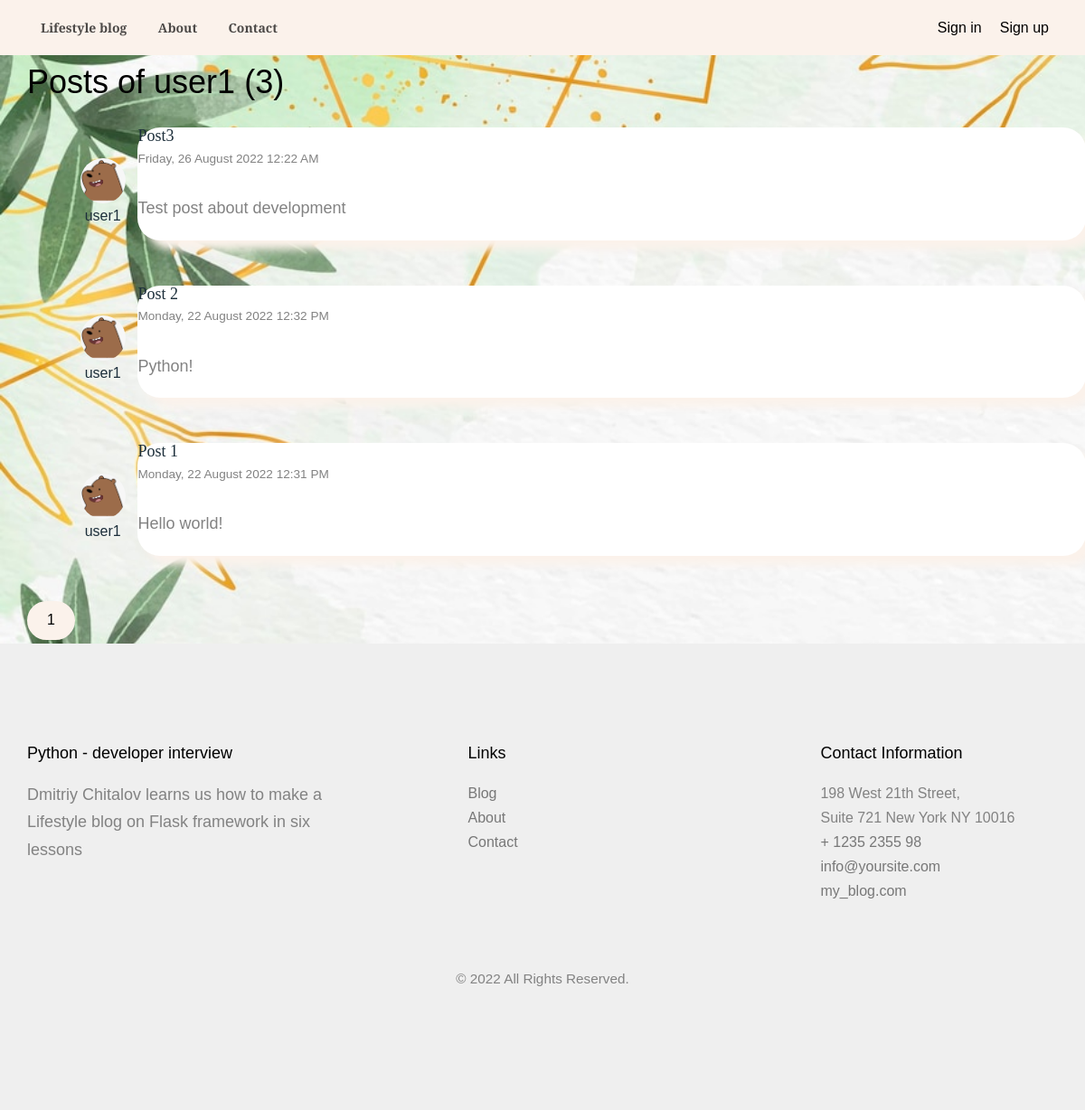
Screenshot of /user/user1 with the database file from the repository.
### flask_blog/models.py (models this page shows, shortened)
class User(db.Model, UserMixin):
    id = db.Column(db.Integer, primary_key=True)
    username = db.Column(db.String(20), unique=True, nullable=False)
    email = db.Column(db.String(120), unique=True, nullable=False)
    image_file = db.Column(db.String(20), nullable=False,
                            default='default.png')
    password = db.Column(db.String(60), nullable=False)
    posts = db.relationship('Post', backref='author', lazy=True)

class Post(db.Model):
    id = db.Column(db.Integer, primary_key=True)
    title = db.Column(db.String(100), nullable=False)
    date_posted = db.Column(db.DateTime, nullable=False,
                            default=datetime.utcnow)
    content = db.Column(db.Text, nullable=False)
    user_id = db.Column(db.Integer, db.ForeignKey('user.id'),
						nullable=False)

### flask_blog/users/routes.py (the view)
@users.route("/user/<string:username>")
def user_posts(username):
    page = request.args.get('page', 1, type=int)
    user = User.query.filter_by(username=username).first_or_404()
    posts = Post.query.filter_by(author=user)\
        .order_by(Post.date_posted.desc())\
        .paginate(page=page, per_page=5)
    return render_template('user_posts.html', posts=posts, user=user)

### flask_blog/templates/user_posts.html (shortened to what this page needs)
{% extends "layout.html" %}
{% block content %}
    <h1 class="mb-3" style="margin-top: 10px;">Posts of {{ user.username }} ({{ posts.total }})</h1>
    {% for post in posts.items %}
    <div class="container" style="display: flex; justify-content: space-between; margin: 30px;">
      <article class="media" style="display: flex; flex-direction: column; justify-content: center;">
        <div class="avatar-container">
          <img class="avatar"  src="{{ url_for('static', filename='profile_pics/' + post.author.image_file) }}">
        </div>
        <a class="mr-2" href="{{ url_for('users.user_posts', username=post.author.username) }}" style="margin: 0 auto">{{ post.author.username }}</a>
      </article>
      <div class="card" style="margin-bottom: 20px;">
        <div class="card-body">
          <h4 class="card-title"><a class="title" href="{{ url_for('posts.post', post_id=post.id) }}">{{ post.title }}</a></h4>
          <small>{{ post.date_posted.strftime('%A, %d %B %Y %I:%M %p') }}</small>
          <br>
          <br>
          <p class="card-text">{{ post.content }}</p>
        </div>
      </div>
    </div>
    {% endfor %}
    {% for page_num in posts.iter_pages(left_edge=1, right_edge=1, left_current=1, right_current=2) %}
      {% if page_num %}
        {% if posts.page == page_num %}
          <a class="btn btn-success mb-4" href="{{ url_for('users.user_posts', username=user.username, page=page_num) }}">{{ page_num }}</a>
        {% else %}
          <a class="btn btn-outline-success mb-4" href="{{ url_for('users.user_posts', username=user.username, page=page_num) }}">{{ page_num }}</a>
        {% endif %}
      {% else %}
        ...
      {% endif %}
    {% endfor %}
{% endblock content %}

### flask_blog/static/css/style.css (style rules this page uses)
body { font-family: "Josefin Slab", Arial, serif; font-weight: 400; font-size: 16px; line-height: 1.7; color: #828282; }
a { color: #1d2f3b; -webkit-transition: 0.5s; -o-transition: 0.5s; transition: 0.5s; }
p { margin-bottom: 20px; font-size: 18px; }
h1, h2, h3, h4, h5, h6, figure { color: #000; font-family: "Josefin Slab", Arial, serif; font-weight: 400; margin: 0 0 20px 0; }
.btn { margin-right: 4px; margin-bottom: 4px; font-family: "Josefin Slab", Arial, serif; font-size: 16px; font-weight: 400; -webkit-border-radius: 4px; -moz-border-radius: 4px; -ms-border-radius: 4px; border-radius: 4px; -webkit-transition: 0.5s; -o-transition: 0.5s; transition: 0.5s; padding: 8px 20px; }
.btn-success { background: #fbf2eb; color: #000; border: 2px solid #fbf2eb; border-radius: 50px; }

### flask_blog/templates/layout.html (style rules this page uses)
body { background-image: url('../static/pictures/back.jpg'); background-size: cover; }

### flask_blog/templates/user_posts.html (style rules this page uses)
.card { border-radius: 25px; background-color: white; box-shadow: 10px 10px 10px #fbf2eb; width: 92%; }
.card-title { margin-bottom: 0 !important; font-family: 'Bebas Neue', cursive; }
.avatar-container { width: 50px; height: 50px; display: flex; justify-content: center; border-radius: 50%; overflow: hidden; }

### rows the page displays
User: username "user1"
Post: image_file (placeholder picture), author.username "user1", title "Post3", date_posted "Friday, 26 August 2022 12:22 AM", content "Test post about development"
Post: image_file (placeholder picture), author.username "user1", title "Post 2", date_posted "Monday, 22 August 2022 12:32 PM", content "Python!"
Post: image_file (placeholder picture), author.username "user1", title "Post 1", date_posted "Monday, 22 August 2022 12:31 PM", content "Hello world!"

### other values shown
{{ posts.total }} "3"
{{ page_num }} "1"
